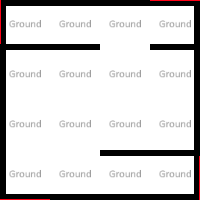

The image is a tile-based game level rendered from a .tmx file. Its description and complete source (layers, tilesets, objects, tile grids) follow:
An orthogonal 4x4 tile map with 50x50 px tiles, 3 tile layers (Ground, Walls, InnerWalls), 1 hidden layer not drawn, 2 tilesets and 5 objects (ButtonSoundPlayer).

<map version="1.8" tiledversion="1.8.1" orientation="orthogonal" renderorder="left-up" compressionlevel="0" width="4" height="4" tilewidth="50" tileheight="50" infinite="0" nextlayerid="30" nextobjectid="71">
 <properties>
  <property name="NoAgents" type="bool" value="false" />
  <property name="NoSpawning" type="bool" value="false" />
 </properties>
 <tileset firstgid="1" source="../../_Tiled/Master.tsx" />
 <tileset firstgid="34" source="../../_Tiled/Deco.tsx" />
 <group id="5" name="Floor 0">
  <properties>
   <property name="Height" type="float" value="2.5" />
  </properties>
  <layer id="1" name="Ground" width="4" height="4">
   <properties>
    <property name="Materials" value="[ground]" />
    <property name="Walkable" type="bool" value="true" />
   </properties>
   <data encoding="csv">
4,4,4,4,
4,4,4,4,
4,4,4,4,
4,4,4,4
</data>
  </layer>
  <layer id="28" name="Ceiling" width="4" height="4" visible="0">
   <properties>
    <property name="AtCeiling" type="bool" value="true" />
    <property name="Materials" value="[ceiling]" />
   </properties>
   <data encoding="csv">
3,3,3,0,
3,3,3,0,
3,3,3,0,
0,0,0,0
</data>
  </layer>
  <layer id="3" name="Walls" width="4" height="4">
   <properties>
    <property name="ConnectToCeiling" type="bool" value="true" />
    <property name="Materials" value="[mainWalls]" />
   </properties>
   <data encoding="csv">
2684354566,3221225477,3221225477,3221225478,
2684354565,0,0,1610612741,
2684354565,0,0,1610612741,
6,5,5,1610612742
</data>
  </layer>
  <layer id="29" name="InnerWalls" width="4" height="4">
   <properties>
    <property name="ConnectToCeiling" type="bool" value="true" />
   </properties>
   <data encoding="csv">
5,5,0,5,
0,0,0,0,
0,0,0,0,
0,0,3221225477,3221225477
</data>
  </layer>
  <objectgroup id="4" name="Transitions">
   <object id="65" gid="20" x="100" y="150" width="50" height="50" rotation="90" />
   <object id="66" gid="8" x="50" y="0" width="50" height="50" rotation="90">
    <properties>
     <property name="TargetZone" value="[exit]" />
    </properties>
   </object>
  </objectgroup>
  <objectgroup id="27" name="Objects">
   <object id="68" gid="14" x="200" y="50" width="50" height="50" rotation="180">
    <properties>
     <property name="Variable" value="EndingATrigger" />
     <property name="Y" type="int" value="2" />
    </properties>
   </object>
   <object id="69" type="ButtonSoundPlayer" gid="40" x="50" y="150" width="50" height="50" />
   <object id="70" gid="13" x="150" y="50" width="50" height="50" rotation="180">
    <properties>
     <property name="Variable" value="EndingATrigger" />
    </properties>
   </object>
  </objectgroup>
 </group>
</map>
